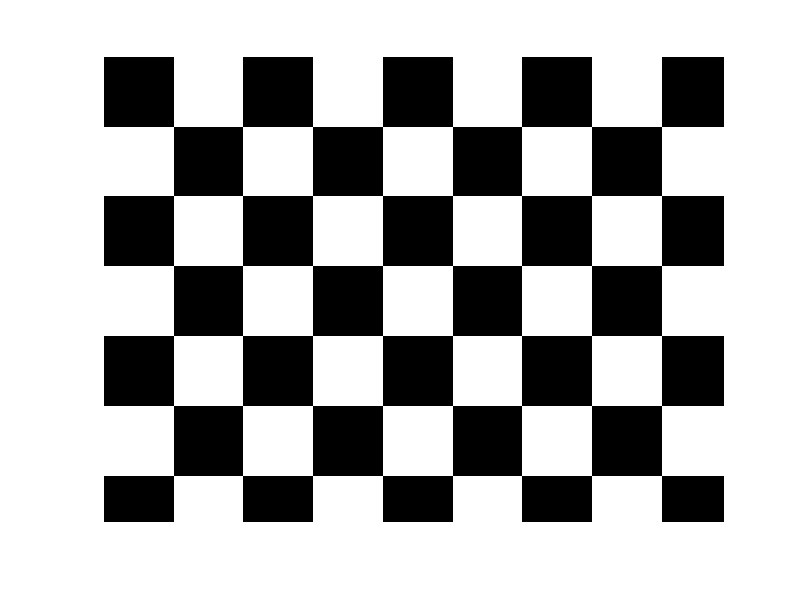

MATLAB code for this plot:
clear, clc, close all

I = zeros(600,800,3);

for y = 91:180:600
    for x = 1:180:800
        I(y:(y+89),x:(x+89),:) = 255;
    end
end

for y = 1:180:600
    for x = 91:180:800
        I(y:(y+89),x:(x+89),:) = 255;
    end
end

I = I(1:600,1:800,:);

imshow(I)
imwrite(I, 'chess600x800.png');